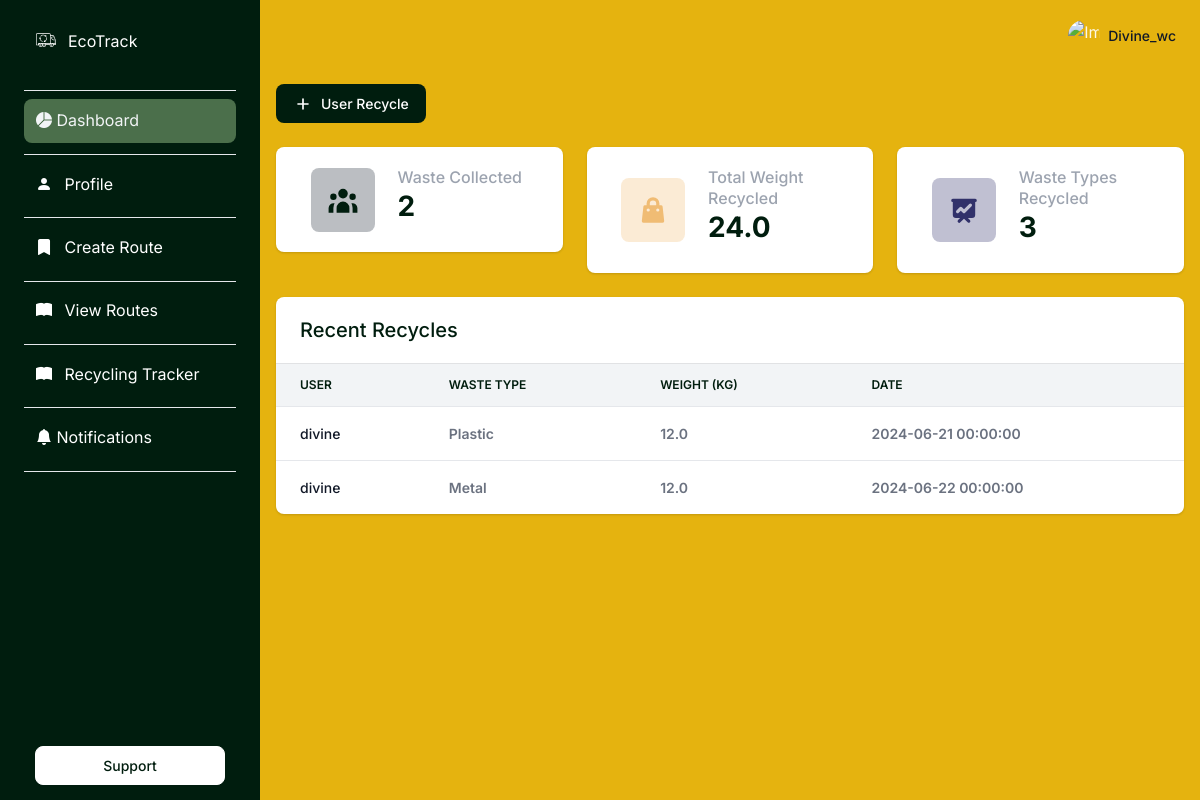
The app's page /dashboard (signed in) with its own data.
### apps/authentication/models.py (models this page shows, shortened)
class Users(db.Model, UserMixin):
    __tablename__ = 'Users'
    id = db.Column(db.Integer, primary_key=True)
    username = db.Column(db.String(64), unique=True)
    email = db.Column(db.String(64), unique=True)
    password = db.Column(db.LargeBinary)
    firstname = db.Column(db.String(64), nullable=True)
    lastname = db.Column(db.String(64), nullable=True)
    phone = db.Column(db.String(20), nullable=True)
    address = db.Column(db.String(128), nullable=True)
    city = db.Column(db.String(64), nullable=True)
    state = db.Column(db.String(32), nullable=True)
    zip_code = db.Column(db.String(10), nullable=True)
    role = db.Column(Enum(RoleEnum), nullable=False, default=RoleEnum.user)
    def __str__(self):
        return str(self.username)

### apps/recycling_tracker/models.py (models this page shows)
class RecyclingTracker(db.Model):
    __tablename__ = 'recycling_trackers'
    id = db.Column(db.Integer, primary_key=True)
    user_id = db.Column(db.Integer, db.ForeignKey('Users.id'), nullable=False)
    service_id = db.Column(
        db.Integer, db.ForeignKey('Users.id'), nullable=False)
    waste_type_id = db.Column(db.Integer, db.ForeignKey('waste_types.id'), nullable=False)
    date_collected = db.Column(db.DateTime, nullable=False)
    weight = db.Column(db.Float, nullable=False)
    user = db.relationship('Users', foreign_keys=[user_id])
    service = db.relationship('Users', foreign_keys=[service_id])
    waste_type = db.relationship('WasteType')

### apps/waste_management/models.py (models this page shows, shortened)
class WasteType(db.Model):
    __tablename__ = 'waste_types'
    id = db.Column(db.Integer, primary_key=True)
    name = db.Column(db.String(64), unique=True, nullable=False)
    description = db.Column(db.String(256), nullable=True)
    def __str__(self):
        return self.name

### apps/dashboard/routes.py (the view, shortened to what this page needs)
@blueprint.route('/dashboard', methods=['GET', 'POST'])
@login_required
def dashboard():
    context = {}
    segment = get_segment(request)
    if current_user.role.value == 'user':
        template = 'dashboard/user_dashboard.html'
        results = RecyclingTracker.query.filter_by(
            user_id=current_user.id
        ).all()
        total_weight = sum([tracker.weight for tracker in results])
        context = {
            'waste_disposed_count': RecyclingTracker.query.filter_by(user_id=current_user.id).count(),
            'total_waste_recycled': total_weight,
            'waste_types': WasteType.query.count(),
            'my_recent_recycles': RecyclingTracker.query.filter_by(user_id=current_user.id).order_by(RecyclingTracker.date_collected.desc()).limit(5).all()
        }
    elif current_user.role.value == 'wc_service':
        template = 'dashboard/wc_service_dashboard.html'
        results = RecyclingTracker.query.filter_by(
            service_id=current_user.id
        ).all()
        total_weight = sum([tracker.weight for tracker in results])
        context = {
            'total_wastes_recycled': RecyclingTracker.query.filter_by(
                service_id=current_user.id
            ).count(),
            'total_waste_weight': total_weight,
            'number_of_waste_types': WasteType.query.count(),
            'recent_recycles': results
        }
    else:
        flash('Role not recognized!', 'danger')
        return redirect(url_for('authentication_blueprint.login'))
    return render_template(template, segment=segment, context=context)

### apps/__init__.py (called while the page is built)
def configure_database(app):
    @app.before_first_request
    def initialize_database():
        try:
            db.create_all()
        except Exception as e:
            print('> Error: DBMS Exception: ' + str(e))
            basedir = os.path.abspath(os.path.dirname(__file__))
            app.config['SQLALCHEMY_DATABASE_URI'] = 'sqlite:///' + \
                os.path.join(basedir, 'db.sqlite3')
            print('> Fallback to SQLite ')
            db.create_all()
    @app.teardown_request
    def shutdown_session(exception=None):
        db.session.remove()

### apps/authentication/models.py (called while the page is built)
@login_manager.user_loader
def user_loader(id):
    return Users.query.filter_by(id=id).first()

### apps/dashboard/routes.py (called while the page is built)
def get_segment(request):
    try:
        segment = request.path.split('/')[-1]
        if segment == '':
            segment = 'index'
        return segment
    except:
        return None

### apps/templates/dashboard/wc_service_dashboard.html (shortened to what this page needs)
{% extends "layouts/base.html" %}
{% block content %}
<div class="py-4">
  <div class="col-lg-4">
    <button
      style="background-color: #001d0e"
      class="btn d-inline-flex align-items-center me-2 text-white"
      data-bs-toggle="modal"
      data-bs-target="#modal-default"
    >
      <svg
        class="icon icon-xs me-2"
        fill="none"
        stroke="currentColor"
        viewBox="0 0 24 24"
        xmlns="http://www.w3.org/2000/svg"
      >
        <path
          stroke-linecap="round"
          stroke-linejoin="round"
          stroke-width="2"
          d="M12 6v6m0 0v6m0-6h6m-6 0H6"
        ></path>
      </svg>
      User Recycle
    </button>
  </div>
</div>
<div class="row">
  <div class="col-12 col-sm-6 col-xl-4 mb-4">
    <div class="card border-0 shadow">
      <div class="card-body">
        <div class="row d-block d-xl-flex align-items-center">
          <div
            class="col-12 col-xl-5 text-xl-center mb-3 mb-xl-0 d-flex align-items-center justify-content-xl-center"
          >
            <div class="icon-shape icon-shape-primary rounded me-4 me-sm-0">
            </div>
          </div>
          <div class="col-12 col-xl-7 px-xl-0">
            <div class="d-none d-sm-block">
              <h2 class="h6 text-gray-400 mb-0">Waste Collected</h2>
              <h3 class="fw-extrabold mb-2">{{ context.total_wastes_recycled }}</h3>
            </div>
          </div>
        </div>
      </div>
    </div>
  </div>
  <div class="col-12 col-sm-6 col-xl-4 mb-4">
    <div class="card border-0 shadow">
      <div class="card-body">
        <div class="row d-block d-xl-flex align-items-center">
          <div
            class="col-12 col-xl-5 text-xl-center mb-3 mb-xl-0 d-flex align-items-center justify-content-xl-center"
          >
            <div class="icon-shape icon-shape-secondary rounded me-4 me-sm-0">
            </div>
          </div>
          <div class="col-12 col-xl-7 px-xl-0">
            <div class="d-none d-sm-block">
              <h2 class="h6 text-gray-400 mb-0">Total Weight Recycled</h2>
              <h3 class="fw-extrabold mb-2">{{ context.total_waste_weight }}</h3>
            </div>
          </div>
        </div>
      </div>
    </div>
  </div>
  <div class="col-12 col-sm-6 col-xl-4 mb-4">
    <div class="card border-0 shadow">
      <div class="card-body">
        <div class="row d-block d-xl-flex align-items-center">
          <div
            class="col-12 col-xl-5 text-xl-center mb-3 mb-xl-0 d-flex align-items-center justify-content-xl-center"
          >
            <div class="icon-shape icon-shape-tertiary rounded me-4 me-sm-0">
            </div>
          </div>
          <div class="col-12 col-xl-7 px-xl-0">
            <div class="d-none d-sm-block">
              <h2 class="h6 text-gray-400 mb-0">Waste Types Recycled</h2>
              <h3 class="fw-extrabold mb-2">{{ context.number_of_waste_types }}</h3>
            </div>
          </div>
        </div>
      </div>
    </div>
  </div>
</div>
<div class="row">
  <div class="col-12">
    <div class="row">
      <div class="col-12 mb-4">
        <div class="card border-0 shadow">
          <div class="card-header">
            <div class="row align-items-center">
              <div class="col">
                <h2 class="fs-5 fw-bold mb-0">Recent Recycles</h2>
              </div>
            </div>
          </div>
          <div class="table-responsive">
            <table class="table align-items-center table-flush">
              <thead class="thead-light">
                <tr>
                  <th class="border-bottom" scope="col">User</th>
                  <th class="border-bottom" scope="col">Waste Type</th>
                  <th class="border-bottom" scope="col">Weight (KG)</th>
                  <th class="border-bottom" scope="col">Date</th>
                </tr>
              </thead>
              <tbody>
                {% for recycle in context.recent_recycles %}
                <tr>
                  <th class="text-gray-900" scope="row">{{ recycle.user }}</th>
                  <td class="fw-bolder text-gray-500">{{ recycle.waste_type }}</td>
                  <td class="fw-bolder text-gray-500">{{ recycle.weight }}</td>
                  <td class="fw-bolder text-gray-500">{{ recycle.date_collected }}</td>
                </tr>
                {% endfor %}
              </tbody>
            </table>
          </div>
        </div>
      </div>
    </div>
  </div>
</div>
{% endblock content %} {% block javascripts %}{% endblock javascripts %}

### apps/templates/layouts/base.html (shortened to what this page needs)
<!DOCTYPE html>
<html lang="en">
<head>
  <link
    type="text/css"
    href="{{ config.ASSETS_ROOT }}/css/styles.css"
    rel="stylesheet"
  />
  <link
    rel="stylesheet"
    href="https://cdn.jsdelivr.net/npm/bootstrap-icons@1.11.1/font/bootstrap-icons.css"
  />
</head>
<body style="background-color: #e5b30f">
  {% include 'includes/sidebar.html' %}
  <main class="content">
    {% include 'includes/navigation.html' %}
    {% block content %}{% endblock content %}
  </main>
</body>
</html>

### apps/templates/includes/sidebar.html (shortened to what this page needs)
<nav
  id="sidebarMenu"
  style="background-color: #001d0e"
  class="sidebar d-lg-block text-white collapse"
  data-simplebar
>
  <div class="sidebar-inner px-4 pt-3">
    <ul class="nav flex-column pt-3 pt-md-0">
      <li class="nav-item">
        <a href="/" class="nav-link d-flex align-items-center">
          <span class="sidebar-icon">
            <img
              src="{{ config.ASSETS_ROOT }}/images/default/logo.svg"
              height="20"
              width="20"
              alt="Logo"
            />
          </span>
          <span class="mt-1 ms-1 sidebar-text">EcoTrack</span>
        </a>
      </li>
      <li role="separator" class="dropdown-divider mt-4 mb-2 text-white"></li>
      <li class="nav-item {% if 'dashboard' in segment %} active {% endif %}">
        <a href="/dashboard" class="nav-link">
          <i class="bi bi-pie-chart-fill"></i>
          <span class="sidebar-text">Dashboard</span>
        </a>
      </li>
      <li role="separator" class="dropdown-divider mt-2 mb-2 text-white"></li>
      <li class="nav-item {% if 'settings' in segment %} active {% endif %}">
        <a href="/profile" class="nav-link">
          <i class="bi bi-person-fill me-2"></i>
          <span class="sidebar-text">Profile</span>
        </a>
      </li>
      <li role="separator" class="dropdown-divider mt-2 mb-2 text-white"></li>
      {% if current_user.role.value == 'wc_service' %}
      <li class="nav-item {% if 'settings' in segment %} active {% endif %}">
        <a href="/create_route" class="nav-link">
          <i class="bi bi-bookmark-fill me-2"></i>
          <span class="sidebar-text">Create Route</span>
        </a>
      </li>
      <li role="separator" class="dropdown-divider mt-2 mb-2 text-white"></li>
      {% endif %}
      {% if current_user.role.value == 'wc_service' %}
      <li class="nav-item {% if 'settings' in segment %} active {% endif %}">
        <a href="/view_routes" class="nav-link">
          <i class="bi bi-book-fill me-2"></i>
          <span class="sidebar-text">View Routes</span>
        </a>
      </li>
      <li role="separator" class="dropdown-divider mt-2 mb-2 text-white"></li>
      {% endif %}
      {% if current_user.role.value == 'wc_service' %}
      <li class="nav-item {% if 'settings' in segment %} active {% endif %}">
        <a href="/recycling_tracker" class="nav-link">
          <i class="bi bi-book-fill me-2"></i>
          <span class="sidebar-text">Recycling Tracker </span>
        </a>
      </li>
      <li role="separator" class="dropdown-divider mt-2 mb-2 text-white"></li>
      {% endif %}
      <li class="nav-item {% if 'settings' in segment %} active {% endif %}">
        <a href="/me/notifications" class="nav-link">
          <i class="bi bi-bell-fill"></i>
          <span class="sidebar-text">Notifications</span>
        </a>
      </li>
      <li role="separator" class="dropdown-divider mt-2 mb-3 text-white"></li>
      <li class="nav-item">
        <a
          href="#"
          class="btn btn-white d-flex align-items-center justify-content-center btn-upgrade-pro"
        >
          <span class="text-dark">Support</span>
        </a>
      </li>
    </ul>
  </div>
</nav>

### apps/templates/includes/navigation.html (shortened to what this page needs)
<nav class="navbar navbar-top navbar-expand navbar-dashboard navbar-dark ps-0 pe-2 pb-0">
  <div class="container-fluid px-0">
    <div class="d-flex justify-content-between w-100" id="navbarSupportedContent">
      <ul class="navbar-nav align-items-center">
        <li class="nav-item dropdown ms-lg-3">
          <a class="nav-link dropdown-toggle pt-1 px-0" href="#" role="button" data-bs-toggle="dropdown" aria-expanded="false">
            <div class="media d-flex align-items-center">
              <img class="avatar rounded-circle" alt="Image placeholder" src="{{ config.ASSETS_ROOT }}/images/default/profile.jpeg">
              <div class="media-body ms-2 text-dark align-items-center d-none d-lg-block">
                <span class="mb-0 font-small fw-bold text-gray-900">
                  <strong>{{ current_user.username | capitalize }}</strong>
                </span>
              </div>
            </div>
          </a>
        </li>
      </ul>
    </div>
  </div>
</nav>

### records on screen
Users: username "Divine_wc"
RecyclingTracker: user "divine", waste_type "Plastic", weight "12.0", date_collected "2024-06-21 00:00:00"
RecyclingTracker: user "divine", waste_type "Metal", weight "12.0", date_collected "2024-06-22 00:00:00"

### other values on screen
{{ context.total_wastes_recycled }} "2"
{{ context.total_waste_weight }} "24.0"
{{ context.number_of_waste_types }} "3"
